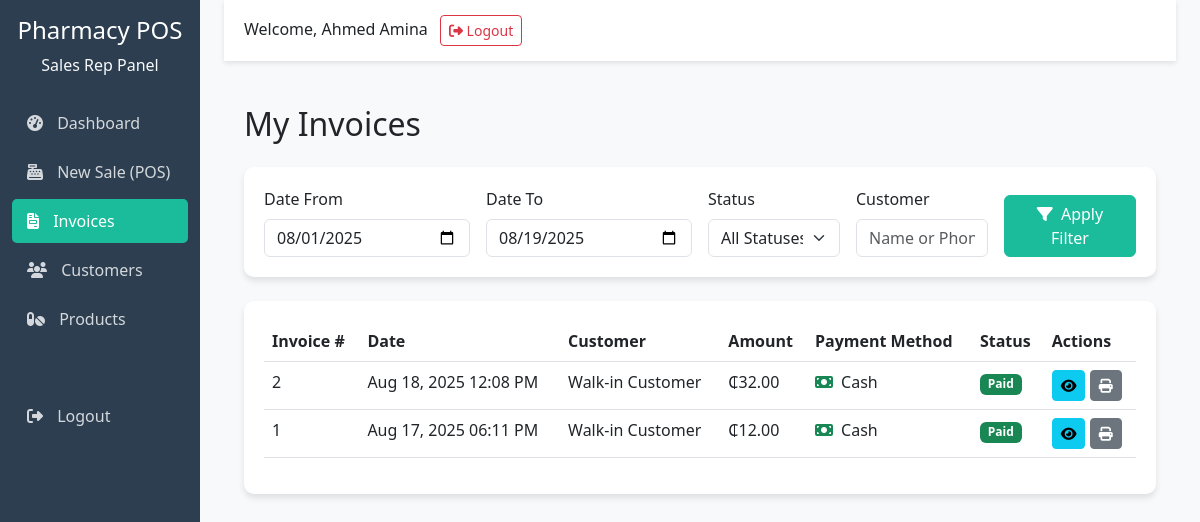
Page /sales_rep/dashboard/invoices.php (signed in) on the committed database.
### tables this page shows
CREATE TABLE `users` (
  `user_id` int(11) NOT NULL,
  `role` enum('sales_rep','manager') DEFAULT NULL,
  `name` varchar(100) NOT NULL,
  `email` varchar(100) DEFAULT NULL,
  `phone` varchar(30) DEFAULT NULL,
  `password` varchar(255) NOT NULL,
  `status` enum('active','inactive') DEFAULT 'active',
  `created_at` timestamp NOT NULL DEFAULT current_timestamp()
);

CREATE TABLE `payments` (
  `payment_id` int(11) NOT NULL,
  `invoice_id` int(11) NOT NULL,
  `payment_method` enum('cash','mobile_money','paystack') NOT NULL,
  `amount` decimal(10,2) NOT NULL,
  `transaction_ref` varchar(100) DEFAULT NULL,
  `paid_at` timestamp NOT NULL DEFAULT current_timestamp()
);

CREATE TABLE `invoices` (
  `invoice_id` int(11) NOT NULL,
  `customer_id` int(11) DEFAULT NULL,
  `user_id` int(11) NOT NULL,
  `total_amount` decimal(10,2) NOT NULL,
  `payment_status` enum('pending','paid','cancelled') DEFAULT 'pending',
  `created_at` timestamp NOT NULL DEFAULT current_timestamp()
);

### sales_rep/dashboard/invoices.php (the view, shortened to what this page needs)
<?php
include_once '../include/head.php';
$date_from = isset($_GET['date_from']) ? $_GET['date_from'] : date('Y-m-01');
$date_to = isset($_GET['date_to']) ? $_GET['date_to'] : date('Y-m-d');
$customer = isset($_GET['customer']) ? $_GET['customer'] : '';
$query = "SELECT i.*, c.name as customer_name, p.payment_method
          FROM invoices i
          LEFT JOIN customers c ON i.customer_id = c.customer_id
          LEFT JOIN payments p ON i.invoice_id = p.invoice_id
          WHERE i.user_id = '$user_id'";
if (!empty($date_from)) {
    $query .= " AND DATE(i.created_at) >= '" . mysqli_real_escape_string($conn, $date_from) . "'";
}
if (!empty($date_to)) {
    $query .= " AND DATE(i.created_at) <= '" . mysqli_real_escape_string($conn, $date_to) . "'";
}
$query .= " ORDER BY i.created_at DESC";
$result = mysqli_query($conn, $query);
?>
<h2 class="mb-4">My Invoices</h2>
<div class="dashboard-card bg-white mb-4">
    <form method="get" class="row g-3">
        <div class="col-md-3">
            <label for="date_from" class="form-label">Date From</label>
            <input type="date" class="form-control" id="date_from" name="date_from" value="<?php echo $date_from; ?>">
        </div>
        <div class="col-md-3">
            <label for="date_to" class="form-label">Date To</label>
            <input type="date" class="form-control" id="date_to" name="date_to" value="<?php echo $date_to; ?>">
        </div>
        <div class="col-md-2">
            <label for="status" class="form-label">Status</label>
            <select class="form-select" id="status" name="status">
                <option value="">All Statuses</option>
            </select>
        </div>
        <div class="col-md-2">
            <label for="customer" class="form-label">Customer</label>
            <input type="text" class="form-control" id="customer" name="customer" value="<?php echo htmlspecialchars($customer); ?>" placeholder="Name or Phone">
        </div>
        <div class="col-md-2 d-flex align-items-end">
            <div class="d-grid w-100">
                <button type="submit" class="btn btn-primary">
                    <i class="fas fa-filter me-1"></i> Apply Filter
                </button>
            </div>
        </div>
    </form>
</div>
<div class="dashboard-card bg-white">
    <div class="table-responsive">
        <table class="table table-hover">
            <thead>
                <tr>
                    <th>Invoice #</th>
                    <th>Date</th>
                    <th>Customer</th>
                    <th>Amount</th>
                    <th>Payment Method</th>
                    <th>Status</th>
                    <th>Actions</th>
                </tr>
            </thead>
            <tbody>
                <?php if (mysqli_num_rows($result) > 0): ?>
                    <?php while ($invoice = mysqli_fetch_assoc($result)): ?>
                        <tr>
                            <td><?php echo $invoice['invoice_id']; ?></td>
                            <td><?php echo date('M d, Y h:i A', strtotime($invoice['created_at'])); ?></td>
                            <td><?php echo $invoice['customer_name'] ?? 'Walk-in Customer'; ?></td>
                            <td>₵<?php echo number_format($invoice['total_amount'], 2); ?></td>
                            <td>
                                <?php
                                switch ($invoice['payment_method']) {
                                    case 'cash':
                                        echo '<i class="fas fa-money-bill text-success me-1"></i> Cash';
                                        break;
                                }
                                ?>
                            </td>
                            <td>
                                <?php if ($invoice['payment_status'] == 'paid'): ?>
                                    <span class="badge bg-success">Paid</span>
                                <?php elseif ($invoice['payment_status'] == 'cancelled'): ?>
                                    <span class="badge bg-danger">Cancelled</span>
                                <?php else: ?>
                                    <span class="badge bg-warning text-dark">Pending</span>
                                <?php endif; ?>
                            </td>
                            <td>
                                <a href="invoice_details.php?id=<?php echo $invoice['invoice_id']; ?>" class="btn btn-sm btn-info" title="View">
                                    <i class="fas fa-eye"></i>
                                </a>
                                <a href="print_invoice.php?id=<?php echo $invoice['invoice_id']; ?>" class="btn btn-sm btn-secondary" title="Print">
                                    <i class="fas fa-print"></i>
                                </a>
                            </td>
                        </tr>
                    <?php endwhile; ?>
                <?php else: ?>
                    <tr>
                        <td colspan="7" class="text-center py-4">No invoices found matching your criteria</td>
                    </tr>
                <?php endif; ?>
            </tbody>
        </table>
    </div>
</div>
<?php
include_once '../include/footer.php';
?>

### sales_rep/include/head.php (shortened to what this page needs)
<?php
include_once '../../config/database.php';
$user_id = $_SESSION['user_id'];
$query = "SELECT * FROM users WHERE user_id = '$user_id'";
$result = mysqli_query($conn, $query);
$user = mysqli_fetch_assoc($result);
?>
<!DOCTYPE html>
<html lang="en">
<head>
    <link href="https://cdn.jsdelivr.net/npm/bootstrap@5.3.0/dist/css/bootstrap.min.css" rel="stylesheet">
    <link rel="stylesheet" href="https://cdnjs.cloudflare.com/ajax/libs/font-awesome/6.4.0/css/all.min.css">
</head>
<body>
    <div class="container-fluid">
        <div class="row">
            <div class="col-md-3 col-lg-2 d-md-block sidebar collapse">
                <div class="position-sticky pt-3">
                    <div class="text-center mb-4">
                        <h4>Pharmacy POS</h4>
                        <p class="text-light">Sales Rep Panel</p>
                    </div>
                    <ul class="nav flex-column">
                        <li class="nav-item">
                            <a class="nav-link <?php echo basename($_SERVER['PHP_SELF']) == 'index.php' ? 'active' : ''; ?>" href="index.php">
                                <i class="fas fa-tachometer-alt"></i> Dashboard
                            </a>
                        </li>
                        <li class="nav-item">
                            <a class="nav-link <?php echo basename($_SERVER['PHP_SELF']) == 'pos.php' ? 'active' : ''; ?>" href="pos.php">
                                <i class="fas fa-cash-register"></i> New Sale (POS)
                            </a>
                        </li>
                        <li class="nav-item">
                            <a class="nav-link <?php echo basename($_SERVER['PHP_SELF']) == 'invoices.php' ? 'active' : ''; ?>" href="invoices.php">
                                <i class="fas fa-file-invoice"></i> Invoices
                            </a>
                        </li>
                        <li class="nav-item">
                            <a class="nav-link <?php echo basename($_SERVER['PHP_SELF']) == 'customers.php' ? 'active' : ''; ?>" href="customers.php">
                                <i class="fas fa-users"></i> Customers
                            </a>
                        </li>
                        <li class="nav-item">
                            <a class="nav-link <?php echo basename($_SERVER['PHP_SELF']) == 'products.php' ? 'active' : ''; ?>" href="products.php">
                                <i class="fas fa-pills"></i> Products
                            </a>
                        </li>
                        <li class="nav-item mt-5">
                            <a class="nav-link" href="../login/logout.php">
                                <i class="fas fa-sign-out-alt"></i> Logout
                            </a>
                        </li>
                    </ul>
                </div>
            </div>
            <div class="col-md-9 col-lg-10 ms-sm-auto px-md-4">
                <div class="top-bar d-flex justify-content-between align-items-center mb-4">
                    <div>
                        <span class="me-2">Welcome, <?php echo htmlspecialchars($user['name']); ?></span>
                        <a href="../login/logout.php" class="btn btn-sm btn-outline-danger">
                            <i class="fas fa-sign-out-alt"></i> Logout
                        </a>
                    </div>
                </div>
                <div class="content-area">

### sales_rep/include/head.php (style rules this page uses)
:root { --primary: #2c3e50; --secondary: #1abc9c; --light: #ecf0f1; --dark: #34495e; }
body { background-color: #f8f9fa; font-family: 'Segoe UI', Tahoma, Geneva, Verdana, sans-serif; }
.sidebar { background-color: var(--primary); min-height: 100vh; color: white; }
.sidebar .nav-link { color: rgba(255, 255, 255, 0.8); margin-bottom: 5px; border-radius: 5px; padding: 10px 15px; }
.sidebar .nav-link:hover, .sidebar .nav-link.active { background-color: var(--secondary); color: white; }
.sidebar .nav-link i { margin-right: 10px; }
.content-area { padding: 20px; }
.dashboard-card { border-radius: 10px; padding: 20px; box-shadow: 0 4px 6px rgba(0, 0, 0, 0.1); margin-bottom: 20px; transition: transform 0.2s; }
.top-bar { background-color: white; padding: 15px 20px; box-shadow: 0 2px 5px rgba(0, 0, 0, 0.1); }
.btn-primary { background-color: var(--secondary); border-color: var(--secondary); }

### rows in the picture
users: name "Ahmed Amina"
payments: invoice.invoice_id "2", invoice.created_at "Aug 18, 2025 12:08 PM", customer_name "Walk-in Customer", invoice.total_amount "32.00", payment_method "cash" (drawn)
payments: invoice.invoice_id "1", invoice.created_at "Aug 17, 2025 06:11 PM", customer_name "Walk-in Customer", invoice.total_amount "12.00", payment_method "cash" (drawn)
